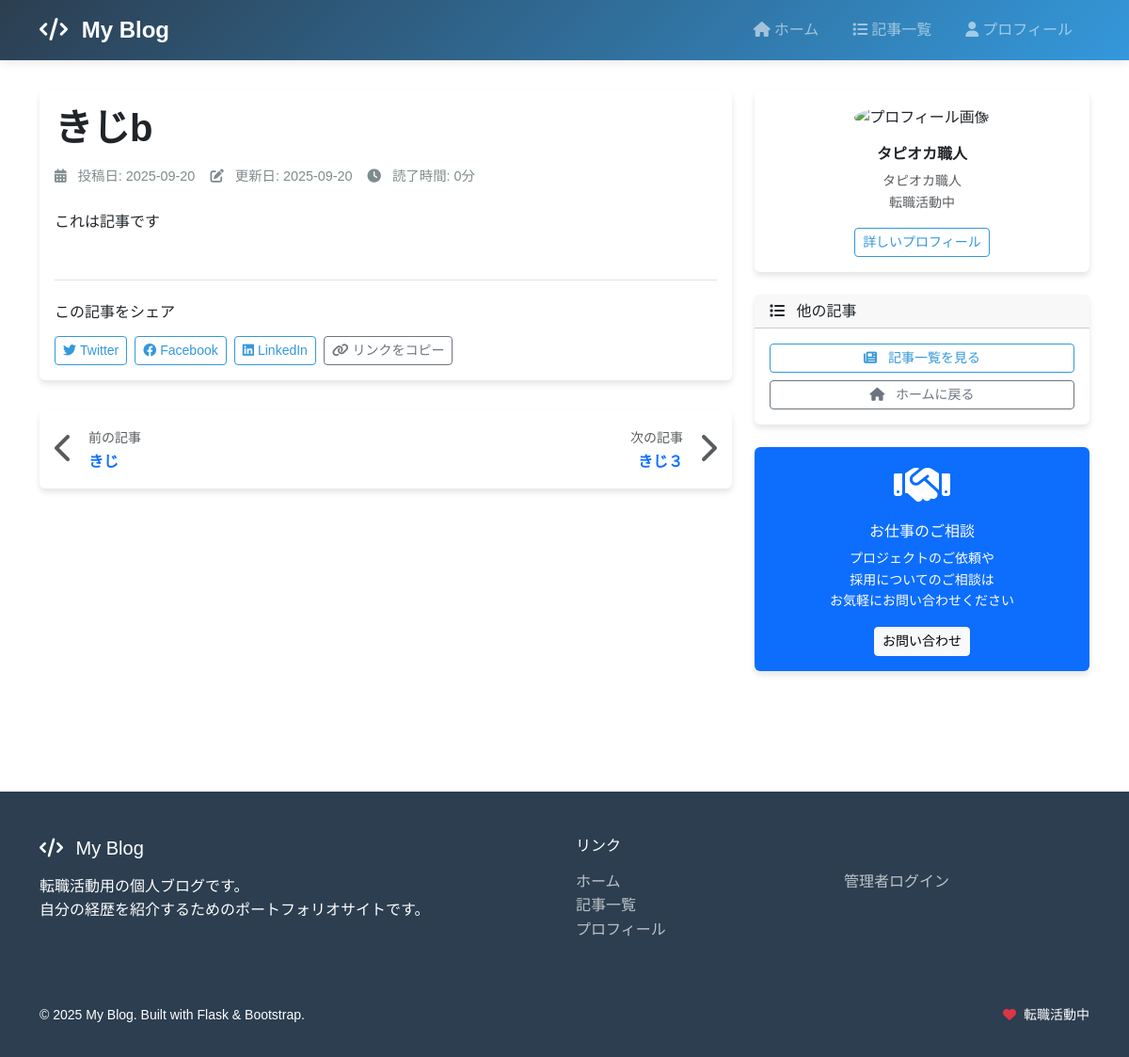
The page /post/2 on the database as committed earlier.
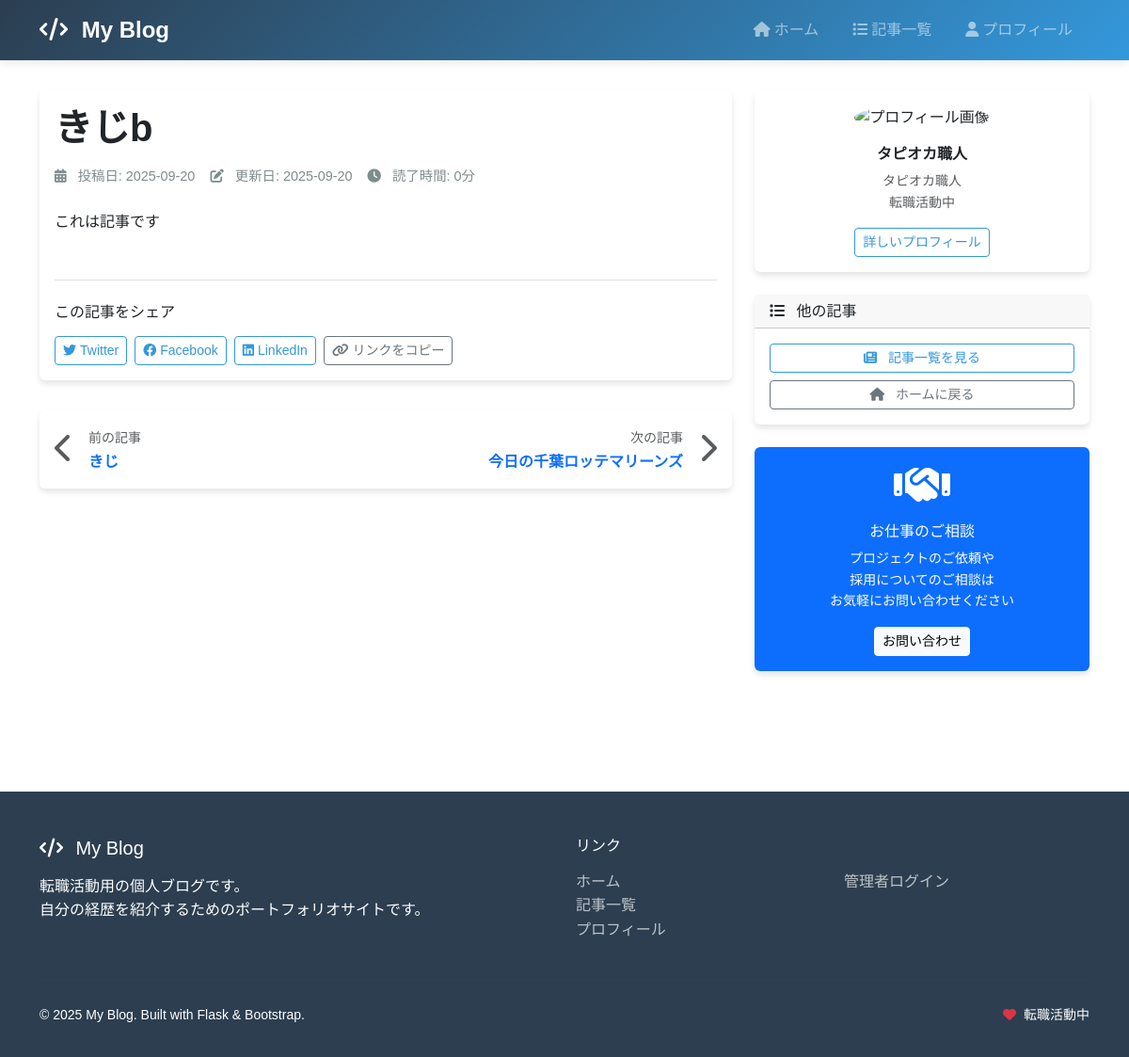
The same page on the database as committed later.
### app.py (models this page shows, shortened)
class Post(db.Model):
    __tablename__ = 'posts'
    id = db.Column(db.Integer, primary_key=True)
    title = db.Column(db.String(200), nullable=False)
    content = db.Column(db.Text, nullable=False)
    created_at = db.Column(db.DateTime, default=datetime.utcnow)
    updated_at = db.Column(db.DateTime, default=datetime.utcnow, onupdate=datetime.utcnow)
    is_published = db.Column(db.Boolean, default=False)

### app.py (the view)
@app.route('/post/<int:post_id>')
def post_detail(post_id):
    post = Post.query.filter_by(id=post_id, is_published=True).first()
    if not post:
        return render_template('frontend/404.html'), 404
    prev_post = Post.query.filter(
        Post.id < post_id,
        Post.is_published == True
    ).order_by(Post.id.desc()).first()
    next_post = Post.query.filter(
        Post.id > post_id,
        Post.is_published == True
    ).order_by(Post.id.asc()).first()
    post_tuple = (
        post.id,
        post.title,
        post.content,
        post.created_at.strftime('%Y-%m-%d %H:%M:%S'),
        post.updated_at.strftime('%Y-%m-%d %H:%M:%S')
    )
    prev_tuple = (prev_post.id, prev_post.title) if prev_post else None
    next_tuple = (next_post.id, next_post.title) if next_post else None
    return render_template('frontend/post_detail.html',
                           post=post_tuple,
                           prev_post=prev_tuple,
                           next_post=next_tuple)

### templates/frontend/post_detail.html (shortened to what the changed rows need)
{% extends "frontend/base.html" %}
{% block content %}
<div class="row">
    <div class="col-lg-8">
        <article class="card">
            <div class="card-body">
                <header class="mb-4">
                    <h1 class="display-6 fw-bold mb-3">{{ post[1] }}</h1>
                </header>
            </div>
        </article>
        {% if prev_post or next_post %}
        <div class="card mt-4">
            <div class="card-body">
                <div class="row">
                    <div class="col-md-6 text-md-end">
                        {% if next_post %}
                        <div class="d-flex align-items-center justify-content-md-end">
                            <div class="me-3 text-end">
                                <small class="text-muted">次の記事</small>
                                <div>
                                    <a href="{{ url_for('post_detail', post_id=next_post[0]) }}"
                                       class="text-decoration-none fw-bold">
                                        {{ next_post[1] }}
                                    </a>
                                </div>
                            </div>
                            <div>
                                <i class="fas fa-chevron-right fa-2x text-muted"></i>
                            </div>
                        </div>
                        {% endif %}
                    </div>
                </div>
            </div>
        </div>
        {% endif %}
    </div>
</div>
{% endblock %}

Rows that differ between the two databases and show on the page:
removed Post: title "きじ３"
added Post: title "今日の千葉ロッテマリーンズ"
